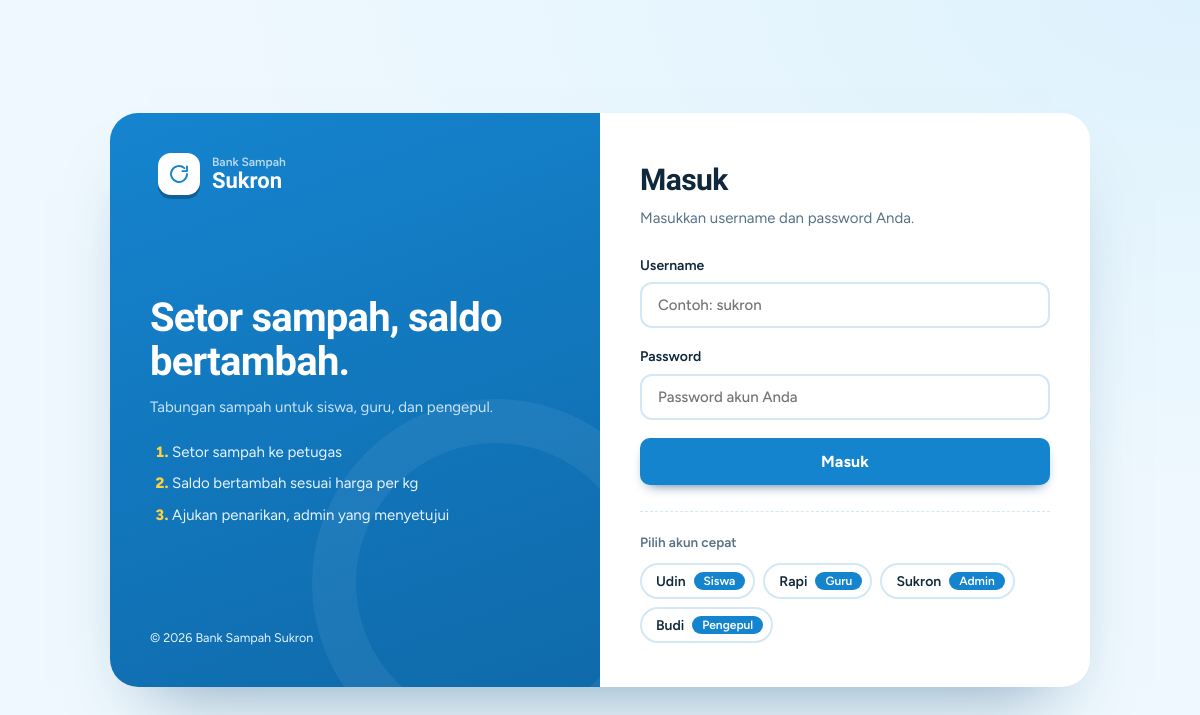
The page /login.php on the database its author committed.
### tables this page shows
CREATE TABLE `users` (
  `id_user` int(11) NOT NULL,
  `nama` varchar(100) NOT NULL,
  `username` varchar(50) NOT NULL,
  `password` varchar(255) NOT NULL,
  `role` enum('siswa','guru','pengepul','admin') NOT NULL,
  `saldo` bigint(200) NOT NULL
);

### login.php (the view, shortened to what this page needs)
<?php
require "koneksi.php";
$users = mysqli_query($koneksi, "SELECT id_user, nama, username, role FROM users ORDER BY id_user ASC");
?>
<!DOCTYPE html>
<html lang="id">
<head>
    <link rel="stylesheet" href="assets/style.css?v=<?= (int) @filemtime(__DIR__ . "/assets/style.css") ?>">
</head>
<body class="login-body">
    <div class="login-shell">
        <section class="login-brand">
            <a class="brand" href="login.php">
                <span class="brand-mark"><svg viewBox="0 0 24 24" aria-hidden="true" focusable="false"><path d="M20 12a8 8 0 1 1-2.6-5.9M20 4.5v4.6h-4.6"/></svg></span>
                <span class="brand-name"><small>Bank Sampah</small>Sukron</span>
            </a>
            <div>
                <h1>Setor sampah, saldo bertambah.</h1>
                <p>Tabungan sampah untuk siswa, guru, dan pengepul.</p>
                <ol class="steps">
                    <li>Setor sampah ke petugas</li>
                    <li>Saldo bertambah sesuai harga per kg</li>
                    <li>Ajukan penarikan, admin yang menyetujui</li>
                </ol>
            </div>
            <small>&copy; <?= date("Y") ?> Bank Sampah Sukron</small>
        </section>
        <section class="login-form-area">
            <h2>Masuk</h2>
            <p class="lead">Masukkan username dan password Anda.</p>
            <form method="POST" action="login.php">
                <div class="form-group">
                    <label for="username">Username</label>
                    <input type="text" id="username" name="username" class="form-control" placeholder="Contoh: sukron" required autofocus autocomplete="username">
                </div>
                <div class="form-group">
                    <label for="password">Password</label>
                    <input type="password" id="password" name="password" class="form-control" placeholder="Password akun Anda" required autocomplete="current-password">
                </div>
                <button type="submit" class="btn btn-primary btn-block">Masuk</button>
            </form>
            <?php if ($users && mysqli_num_rows($users) > 0): ?>
                <div class="quick-accounts">
                    <p class="quick-title">Pilih akun cepat</p>
                    <div class="account-chips">
                        <?php while ($u = mysqli_fetch_assoc($users)): ?>
                            <button type="button" class="chip" onclick="fillUser(<?= htmlspecialchars(json_encode($u['username']), ENT_QUOTES) ?>)">
                                <span><?= htmlspecialchars($u["nama"]) ?></span>
                                <span class="chip-role"><?= ucfirst(htmlspecialchars($u["role"])) ?></span>
                            </button>
                        <?php endwhile; ?>
                    </div>
                </div>
            <?php endif; ?>
        </section>
    </div>
</body>
</html>

### assets/style.css (style rules this page uses)
:root { --bg: #eef8fe; --card: #ffffff; --ink: #10283b; --muted: #587286; --line: #d3e7f5; --g900: #0b4470; --g800: #0f5f96; --g700: #1584cf; --g500: #3db4f0; --g100: #def2fd; --sun: #ffd23f; --sun-d: #f5b800; --danger: #d6453d; --danger-bg: #fdecea; --ok-bg: #dff3fc; --r: 16px; --shadow: 0 1px 2px rgba(11,68,112,.06), 0 8px 24px -12px rgba(11,68,112,.2); --font: "Figtree", system-ui, sans-serif; --display: "Bricolage Grotesque", "Figtree", system-ui, sans-serif; }
* { box-sizing: border-box; }
html { scroll-behavior: smooth; }
body { margin: 0; font-family: var(--font); color: var(--ink); background: var(--bg); line-height: 1.55; font-size: 15px; }
h1, h2, h3 { font-family: var(--display); letter-spacing: -.02em; margin: 0; }
a { color: var(--g700); text-decoration: none; }
.brand { display: flex; align-items: center; gap: 12px; color: var(--g900); padding: 0 8px; }
.brand-mark { width: 42px; height: 42px; border-radius: 13px; display: grid; place-items: center; background: var(--g700); color: #fff; box-shadow: 0 4px 0 var(--g900); }
.brand-mark svg { width: 24px; height: 24px; }
svg { fill: none; stroke: currentColor; stroke-width: 1.9; stroke-linecap: round; stroke-linejoin: round; }
.brand-name { font: 800 22px/1.05 var(--display); display: flex; flex-direction: column; }
.brand-name small { font: 600 12px var(--font); opacity: .7; }
.btn, .pb-action { --bg: #1584cf; --bg-d: #0b4470; --fg: #fff; display: inline-flex; align-items: center; justify-content: center; gap: 8px; padding: 11px 22px; border: 0; border-radius: 10px; cursor: pointer; font: 700 15px var(--font); letter-spacing: .01em; text-decoration: none !important; background-color: var(--bg); color: var(--fg); box-shadow: inset 0 0 0 0 var(--bg-d), 0 6px 14px -8px var(--bg-d); transition: box-shadow .35s ease, transform .15s; }
.btn-primary { --bg: #1584cf; --bg-d: #0b4470; }
.btn-block { width: 100%; padding: 14px; font-size: 16px; }
.form-group { margin-bottom: 18px; }
label { display: block; margin-bottom: 6px; font-weight: 600; font-size: 14px; }
.form-control, input[type=text], input[type=number], input[type=password], select, textarea { width: 100%; padding: 12px 16px; font: 500 15px var(--font); color: var(--ink); background: #fff; border: 2px solid var(--line); border-radius: 12px; transition: border-color .2s, box-shadow .2s; }
.login-body { min-height: 100vh; display: grid; place-items: center; padding: 24px; background: radial-gradient(80% 60% at 100% 0%, var(--g100), transparent), var(--bg); }
.login-shell { display: grid; grid-template-columns: 1fr 1fr; width: min(980px, 100%); border-radius: 28px; overflow: hidden; background: var(--card); box-shadow: 0 40px 70px -40px rgba(11,68,112,.5); }
.login-brand { display: flex; flex-direction: column; justify-content: space-between; gap: 32px; padding: 40px; color: #e6f5ff; background: linear-gradient(160deg, #1584cf, #0f6aaa); position: relative; overflow: hidden; }
.login-brand::after { content: ""; position: absolute; right: -80px; bottom: -80px; width: 280px; height: 280px; border-radius: 50%; border: 44px solid rgba(255,255,255,.06); }
.login-brand .brand { color: #fff; }
.login-brand .brand-mark { background: #fff; color: var(--g700); box-shadow: 0 4px 0 rgba(0,0,0,.25); }
.login-brand h1 { font-size: clamp(28px, 4vw, 40px); font-weight: 800; color: #fff; line-height: 1.1; }
.login-brand p { opacity: .85; margin: 12px 0 0; }
.steps { padding-left: 22px; margin: 22px 0 0; display: grid; gap: 8px; }
.steps li::marker { color: var(--sun); font-weight: 800; }
.login-form-area { padding: 44px 40px; }
.login-form-area h2 { font-size: 30px; font-weight: 800; }
.lead { color: var(--muted); margin: 4px 0 24px; }
.quick-accounts { margin-top: 26px; padding-top: 20px; border-top: 1px dashed var(--line); }
.quick-title { margin: 0 0 10px; color: var(--muted); font-weight: 600; font-size: 13.5px; }
.account-chips { display: flex; flex-wrap: wrap; gap: 8px; }
.chip { display: inline-flex; align-items: center; gap: 8px; padding: 7px 8px 7px 14px; cursor: pointer; border: 2px solid var(--line); border-radius: 999px; background: #fff; font: 600 14px var(--font); color: var(--ink); transition: border-color .2s, background .2s, transform .15s; }
.chip-role { padding: 2px 10px; border-radius: 999px; background: var(--g700); color: #fff; font-size: 12px; }

### rows shown on the page
users: nama "Udin", role "Siswa"
users: nama "Rapi", role "Guru"
users: nama "Sukron", role "Admin"
users: nama "Budi", role "Pengepul"
